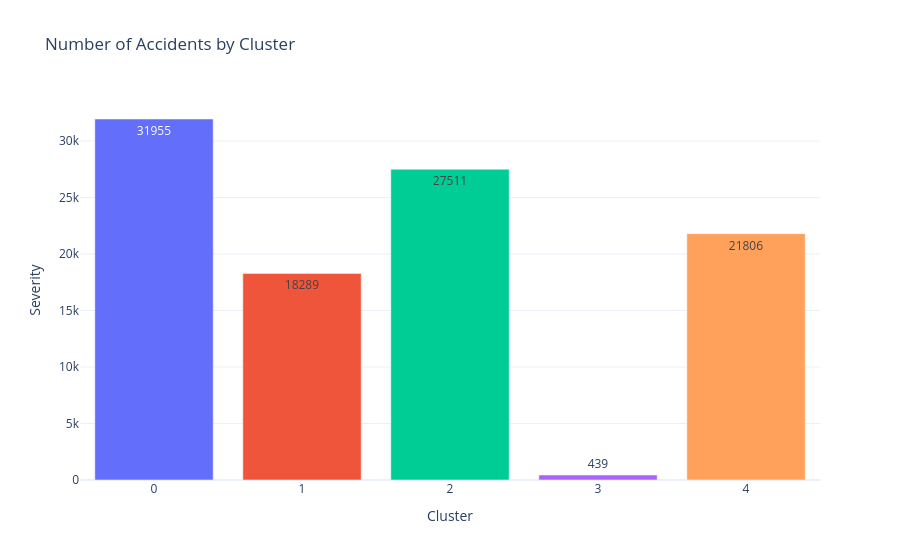

The notebook cell saved with this chart:
### Code cell
cluster_counts = (
    df["Cluster"]
    .value_counts()
    .sort_index()
    .reset_index()
)

cluster_counts.columns = ["Cluster", "Severity"]

fig = px.bar(
    cluster_counts,
    x="Cluster",
    y="Severity",
    color="Cluster",
    title="Number of Accidents by Cluster",
    text="Severity"
)

fig.update_layout(
    template="plotly_white",
    showlegend=False
)

fig.show()

### Figure 1 — Plotly figure (JSON) as saved in the notebook; plotly's stock layout.template omitted (floating-point values rounded to 4 significant figures)
{"data": [{"hovertemplate": "Cluster=%{x}<br>Severity=%{text}<extra></extra>", "legendgroup": "0", "marker": {"color": "#636efa", "pattern": {"shape": ""}}, "name": "0", "orientation": "v", "showlegend": true, "text": [31960.0], "textposition": "auto", "type": "bar", "x": [0], "xaxis": "x", "y": [31955], "yaxis": "y"}, {"hovertemplate": "Cluster=%{x}<br>Severity=%{text}<extra></extra>", "legendgroup": "1", "marker": {"color": "#EF553B", "pattern": {"shape": ""}}, "name": "1", "orientation": "v", "showlegend": true, "text": [18290.0], "textposition": "auto", "type": "bar", "x": [1], "xaxis": "x", "y": [18289], "yaxis": "y"}, {"hovertemplate": "Cluster=%{x}<br>Severity=%{text}<extra></extra>", "legendgroup": "2", "marker": {"color": "#00cc96", "pattern": {"shape": ""}}, "name": "2", "orientation": "v", "showlegend": true, "text": [27510.0], "textposition": "auto", "type": "bar", "x": [2], "xaxis": "x", "y": [27511], "yaxis": "y"}, {"hovertemplate": "Cluster=%{x}<br>Severity=%{text}<extra></extra>", "legendgroup": "3", "marker": {"color": "#ab63fa", "pattern": {"shape": ""}}, "name": "3", "orientation": "v", "showlegend": true, "text": [439.0], "textposition": "auto", "type": "bar", "x": [3], "xaxis": "x", "y": [439], "yaxis": "y"}, {"hovertemplate": "Cluster=%{x}<br>Severity=%{text}<extra></extra>", "legendgroup": "4", "marker": {"color": "#FFA15A", "pattern": {"shape": ""}}, "name": "4", "orientation": "v", "showlegend": true, "text": [21810.0], "textposition": "auto", "type": "bar", "x": [4], "xaxis": "x", "y": [21806], "yaxis": "y"}], "layout": {"barmode": "relative", "legend": {"title": {"text": "Cluster"}, "tracegroupgap": 0}, "showlegend": false, "title": {"text": "Number of Accidents by Cluster"}, "xaxis": {"anchor": "y", "categoryarray": [0, 1, 2, 3, 4], "categoryorder": "array", "domain": [0, 1], "title": {"text": "Cluster"}}, "yaxis": {"anchor": "x", "domain": [0, 1], "title": {"text": "Severity"}}}}
